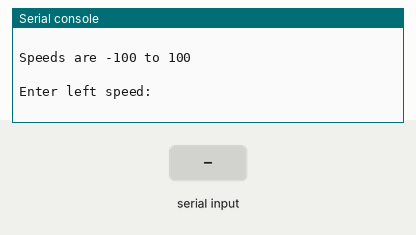
Simulated run of this program. Board: BBC micro:bit running MicroPython. Shown: the last lines printed to the serial console. Inputs (shaded band) come from the test bench. No radio messages arrive unless stated (any console line starting 'radio sent:' is added by the test bench).

Above: at 2.2 s.
2.3 s: "5" typed at the serial console, then Enter
At 3.3 s:
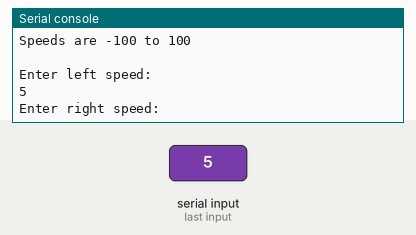
3.8 s: "90" typed at the serial console, then Enter
At 4.4 s:
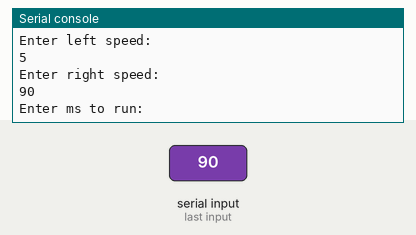
5.3 s: "200" typed at the serial console, then Enter
At 5.7 s:
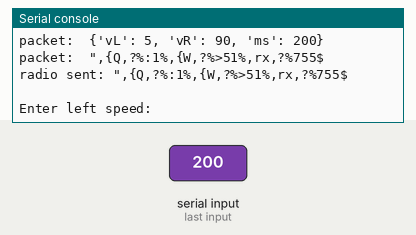

Measured:
- after the input at 2.3 s, the serial console: prints a new line at once (image 1)
- after the input at 3.8 s, the serial console: prints a new line at once (image 2)
- after the input at 5.3 s, the serial console: prints a new line at once (image 3)

The program:

MicroBit_Terminal_Controlled_Controller.py
```python
# terminal_bot_controller_wireless_encrypted.py

from microbit import *
import radio

def ascii_shift(key, text):
    result = ""
    for letter in text:
        ascii = ( ord(letter) + key - 32 ) % 94 + 32
        result = result + chr(ascii)
    return result

key = 5

radio.on()
radio.config(channel=10,length=64)

sleep(1000)

print("\nSpeeds are -100 to 100\n")

while True:
    vL = int(input("Enter left speed: "))
    vR = int(input("Enter right speed: "))
    ms = int(input("Enter ms to run: "))

    dictionary = {  }
    dictionary['vL'] = vL
    dictionary['vR'] = vR
    dictionary['ms'] = ms

    packet = str(dictionary)

    print("packet: ", packet)

    packet = ascii_shift(key, packet)

    print("packet: ", packet)
    radio.send(packet)

    print()
```
